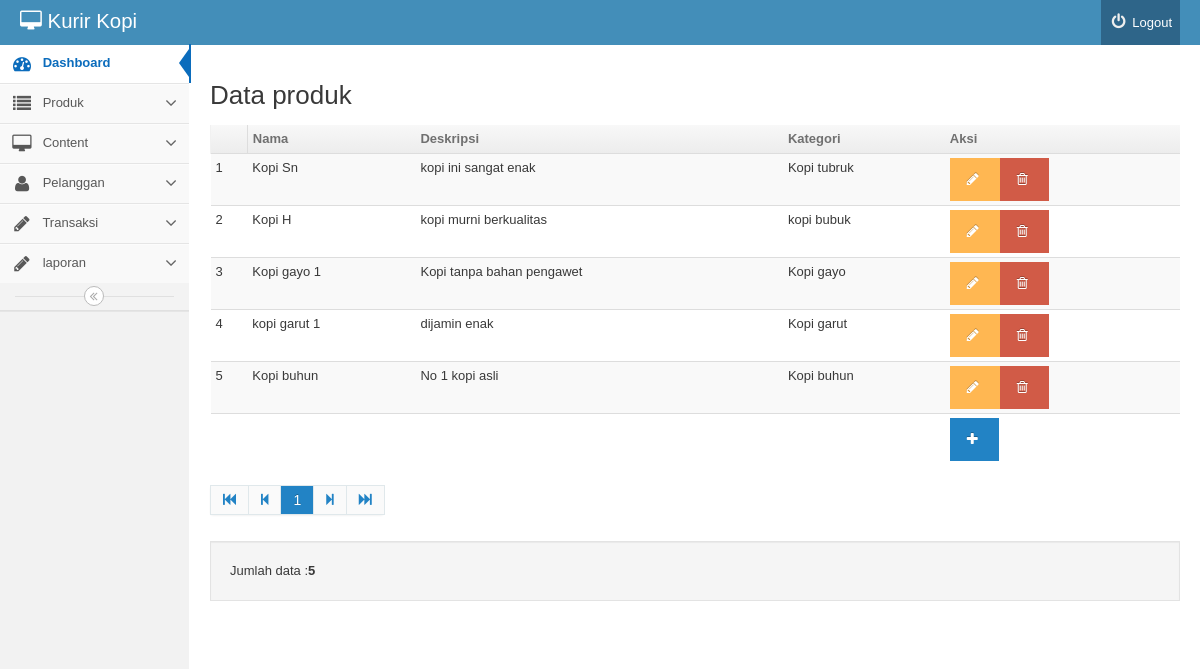
Page /backend/index.php?mod=produk&pg=produk_view (signed in) on the committed database.
### tables this page shows
CREATE TABLE IF NOT EXISTS `produk` (
  `idproduk` int(10) NOT NULL,
  `nama_produk` varchar(200) NOT NULL,
  `idkategori` int(255) NOT NULL,
  `deskripsi` text,
  `foto` varchar(50) DEFAULT NULL
);

CREATE TABLE IF NOT EXISTS `kategori` (
  `idkategori` int(11) NOT NULL,
  `nama_kategori` varchar(40) NOT NULL
);

### backend/produk/produk_view.php (the view, shortened to what this page needs)
<div>
	<h2 id="headings"> Data produk</h2>
	<table  class="table table-striped table-condensed">
		<thead>
			<th><td><b>Nama </b></td><td><b>Deskripsi</b></td><td><b>Kategori</b></td><td style='min-width: 100px'><b>Aksi</b></td></th>
		</thead>
		<tbody>
<?php
$batas='10';
$halaman=$_GET['halaman'];
$posisi=null;
if(empty($halaman)){
$posisi=0;
}else{
$posisi=($halaman-1)* $batas;
}
$query="SELECT produk.*, kategori.nama_kategori
 from produk,kategori
 where produk.idkategori=kategori.idkategori
 limit $posisi,$batas ";
$result=mysql_query($query) or die(mysql_error());
$no=1;
while($rows=mysql_fetch_object($result)){
			?>
			<tr>
				<td><?php echo $posisi+$no
				?></td>
				<td><?php echo $rows -> nama_produk; ?></td>
				<td><?php echo $rows ->deskripsi; ?></td>
			<td><?php echo $rows -> nama_kategori; ?></td>
				<td>
					<a href="index.php?mod=produk&pg=produk_form&id=<?= $rows -> idproduk; ?>"
				class='btn btn-warning'> <i class="icon-pencil"></i></a><a href="index.php?mod=produk&pg=produk_view&act=del&id=<?= $rows -> idproduk; ?>"
				onclick="return confirm('Yakin data akan dihapus?') ";
				class='btn btn-danger'> <i class="icon-trash"></i></a></td>
			</tr>
			<?php $no++;
				}
			?>
			<tr>
				<td colspan='4' ></td><td><a href="index.php?mod=produk&pg=produk_form"
				class='btn btn-primary'	><i class="icon-plus"></i></a></td>
			</tr>
		</tbody>
	</table>
	<?php
	$tampil2 = mysql_query("SELECT idproduk from produk");
	$jmldata = mysql_num_rows($tampil2);
?>
<div class='pagination'>
	<ul>
	</ul>
</div>
<div class='well'>Jumlah data :<strong><?= $jmldata; ?> </strong></div>
</div>

### rows in the picture
produk: no "1", nama_produk "Kopi Sn", deskripsi "kopi ini sangat enak", idkategori.nama_kategori "Kopi tubruk"
produk: no "2", nama_produk "Kopi H", deskripsi "kopi murni berkualitas", idkategori.nama_kategori "kopi bubuk"
produk: no "3", nama_produk "Kopi gayo 1", deskripsi "Kopi tanpa bahan pengawet", idkategori.nama_kategori "Kopi gayo"
produk: no "4", nama_produk "kopi garut 1", deskripsi "dijamin enak", idkategori.nama_kategori "Kopi garut"
produk: no "5", nama_produk "Kopi buhun", deskripsi "No 1 kopi asli", idkategori.nama_kategori "Kopi buhun"

### other values in the picture
$halaman "1"
$jmldata "5"
